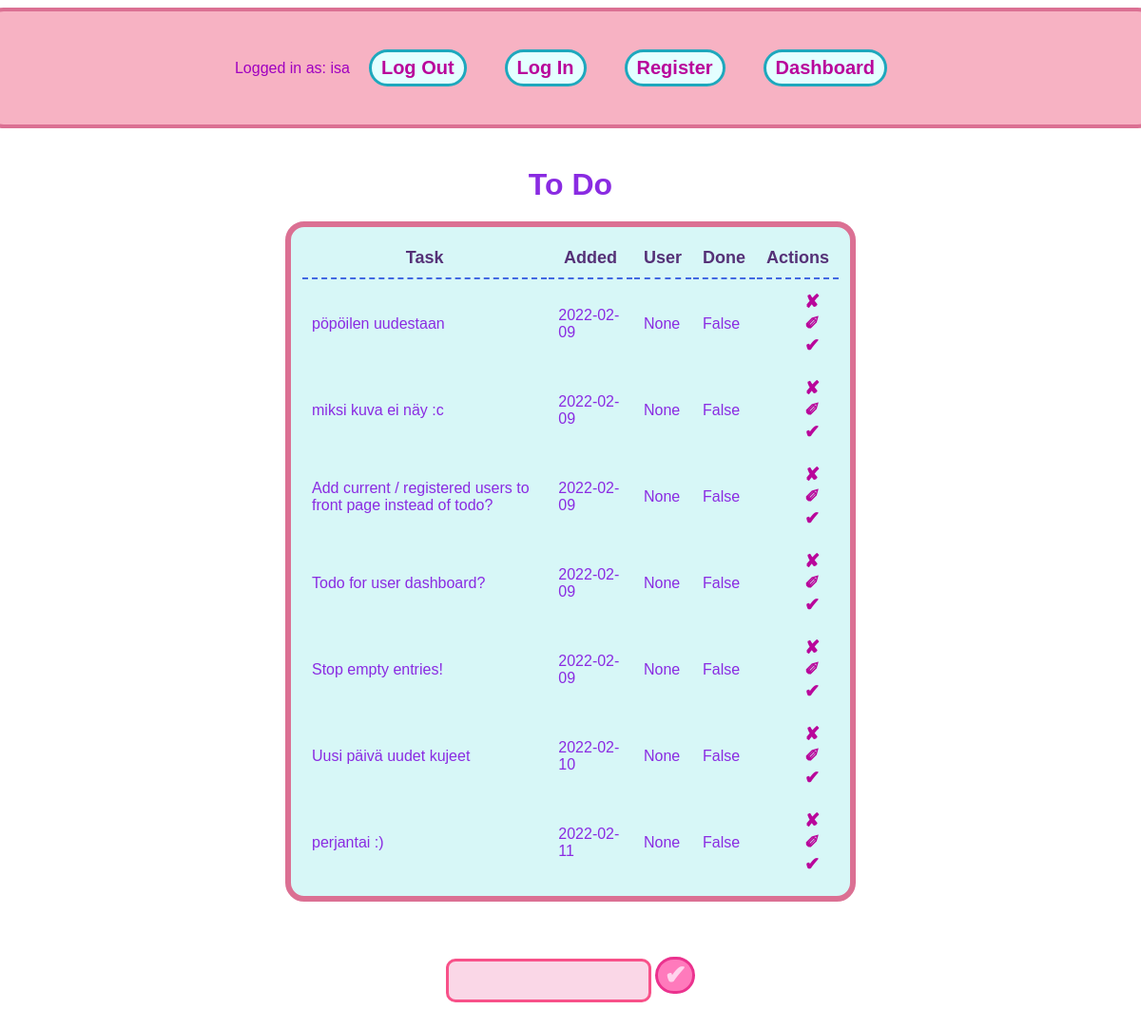
Page / (signed in) on the earlier database version.
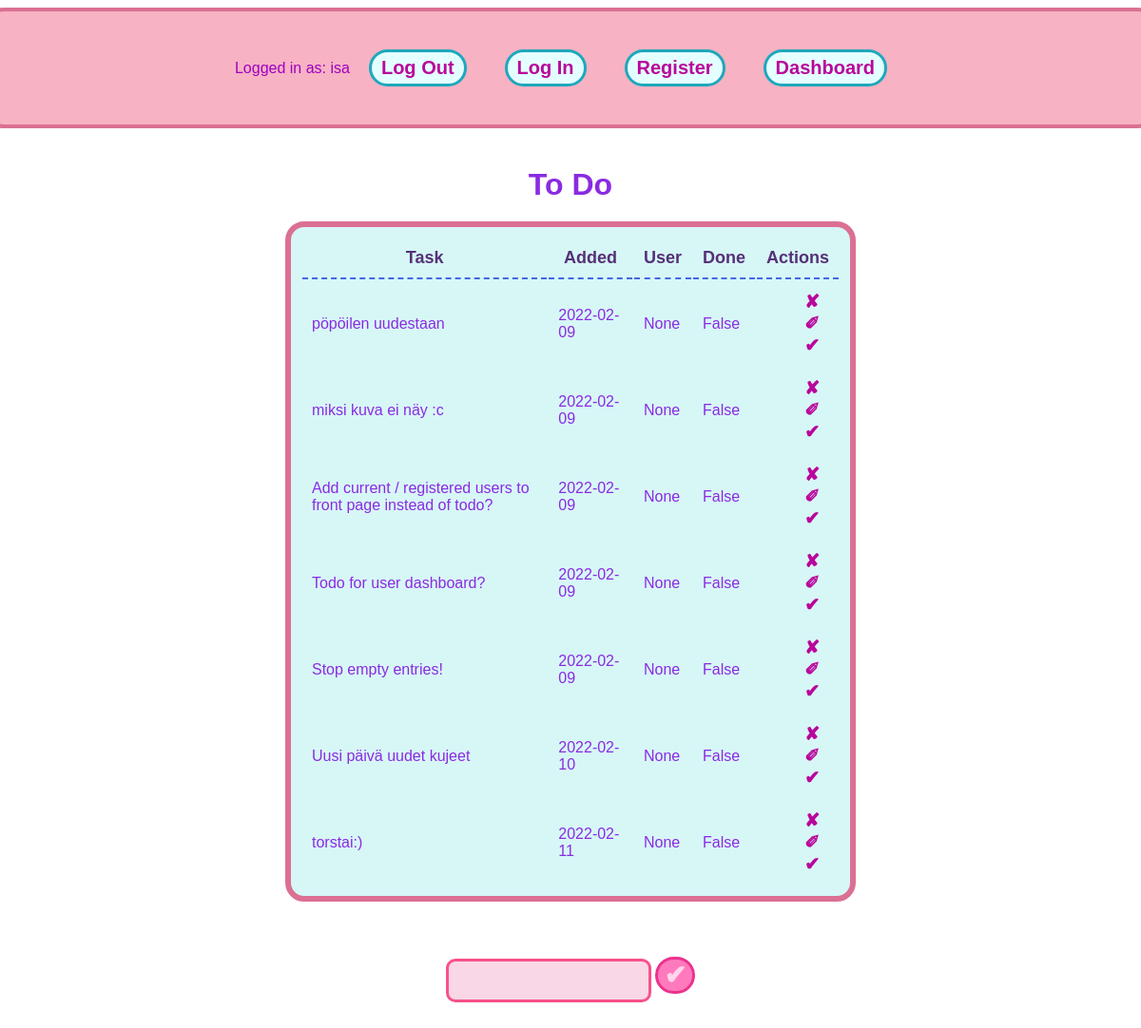
Same page on the later database version.
### app.py (models this page shows, shortened)
class User(db.Model, UserMixin):
    id = db.Column(db.Integer, primary_key=True)
    username = db.Column(db.String(20), nullable=False, unique=True)
    password = db.Column(db.String(80), nullable=False )

class Todo(db.Model):
    id = db.Column(db.Integer, primary_key=True)
    content = db.Column(db.String(200), nullable=False)
    date_created = db.Column(db.DateTime, default=datetime.utcnow)
    created_by = db.Column(db.String(10),)
    completed = db.Column(db.Boolean, default=False)

### app.py (the view)
@app.route('/', methods=['POST', 'GET'])
@login_required
def index():
    if request.method == 'POST':
        task_content = request.form['content']
        new_task = Todo(content=task_content)
        try:
            db.session.add(new_task)
            db.session.commit()
            return redirect('/')
        except:
            return 'there was a problem'
    else:
        tasks = Todo.query.order_by(Todo.date_created).all()
        return render_template('index.html', tasks=tasks)

### app.py (called while the page is built)
@login_manager.user_loader
def load_user(user_id):
    return User.query.get(user_id)

### templates/index.html (shortened to what this page needs)
{% extends 'base.html' %}
{% block body %}
<div class="page">
    <div class="header">
        <p>Logged in as: {{current_user.username}}</p>
        <button class="headbutt">
            <a href="{{url_for('logout')}}">Log Out</a>
        </button>
        <button class="headbutt">
            <a href="{{ url_for('login')}}">Log In</a>
        </button>
        <button class="headbutt">
            <a href="{{ url_for('register')}}">Register</a>
        </button>
        <button class="headbutt">
            <a href="{{ url_for('dashboard')}}">Dashboard</a>
        </button>
    </div>
    <div class="content">
        <h1>To Do</h1>
        {% if tasks|length < 1 %}
        <h4>*crickets*</h4>
        {% else %}
        <table>
            <tr>
                <th>Task</th>
                <th>Added</th>
                <th>User</th>
                <th>Done</th>
                <th>Actions</th>
            </tr>
            {% for task in tasks %}
                <tr>
                    <td>{{ task.content }}</td>
                    <td>{{ task.date_created.date() }}</td>
                    <td>{{task.created_by}}</td>
                    <td>{{task.completed}}</td>
                    <td class="buttons">
                        <a href="/delete/{{task.id}}">&#10008;</a>
                        <br>
                        <a href="/update/{{task.id}}">&#10000;</a>
                        <br>
                        <a href="">&#10004;</a>
                    </td>
                </tr>
            {% endfor %}
        </table>
        {% endif %}
        <br>
        <div class="form">
            <form action="/"method="POST">
                <input type="text" name="content" id="content">
                <input id="submit" type="submit" value="&#10004;">
            </form>
        </div>
</div>
</div>
{% endblock %}

### templates/base.html (shortened to what this page needs)
<!DOCTYPE html>
<html lang="en">
<head>
    <link rel="stylesheet" href="{{ url_for('static', filename='css/main.css') }}">
</head>
<body>
    {% block body %}{% endblock %}
</body>
</html>

### static/css/main.css (style rules this page uses)
.page { margin-top: 0; display: flex; flex-direction: column; align-items: center; justify-items: center; }
.content { margin-top: 0; font-family: 'Trebuchet MS', 'Lucida Sans Unicode', 'Lucida Grande', 'Lucida Sans', Arial, sans-serif; color: blueviolet; display: flex; align-items: center; justify-content: center; flex-direction: column; padding: 20px; }
button { align-self: center; margin: 20px; font-size: 20px; font-weight: bold; border-radius: 60px; padding: 0 20fr; color: blueviolet; text-align: center; border: 3px solid rgb(30, 168, 189); background-color: rgb(228, 255, 255); padding: 5px 10px; }
.header { display: flex; flex-direction: row; align-items: center; justify-content: center; border: 4px solid palevioletred; border-radius: 20px; padding: 20px; background-color: rgb(247, 178, 195); width: 100%; margin-top: 0; font-family: 'Trebuchet MS', 'Lucida Sans Unicode', 'Lucida Grande', 'Lucida Sans', Arial, sans-serif; }
.headbutt { align-self: flex-start; margin: 20px; font-size: 20px; font-weight: bold; border-radius: 60px; padding: 0 20fr; color: blueviolet; text-align: center; border: 3px solid rgb(30, 168, 189); background-color: rgb(228, 255, 255); padding: 5px 10px; }
p { color: rgb(160, 0, 192); font-family: 'Trebuchet MS', 'Lucida Sans Unicode', 'Lucida Grande', 'Lucida Sans', Arial, sans-serif; }
h1 { margin-bottom: 0; }
table { padding: 10px; background-color: rgb(215, 247, 247); border: 6px solid palevioletred; border-radius: 20px; max-width: 600px; margin: 20px; }
th { font-size: large; padding: 10px; border-bottom: 2px dashed royalblue; color: rgb(85, 49, 119); }
tr { padding: auto; border-bottom: 1px solid royalblue; }
td { padding: 10px; }
.buttons { font-size: larger; font-weight: bold; padding-right: 20px; float: right; }
.form { display: flex; flex-direction: row; margin: 10px; }
input[type=button], input[type=submit] { padding: 0 6px; border-radius: 60px; font-size: 28px; font-weight: bolder; background-color: rgb(255, 122, 188); border: 3px solid rgb(235, 50, 142); color: rgb(255, 212, 237); margin-top: 10px; }
input[name=content] { border: 3px solid rgb(248, 81, 137); border-radius: 10px; height: 30px; max-width: 300px; min-width: 200px; text-decoration: none; margin: auto; padding: 5px; background-color: rgb(250, 215, 231); }
a { text-decoration: none; color: rgb(185, 6, 155); }

Differences in the rows shown:
changed Todo: content "perjantai :)" → "torstai:)"
